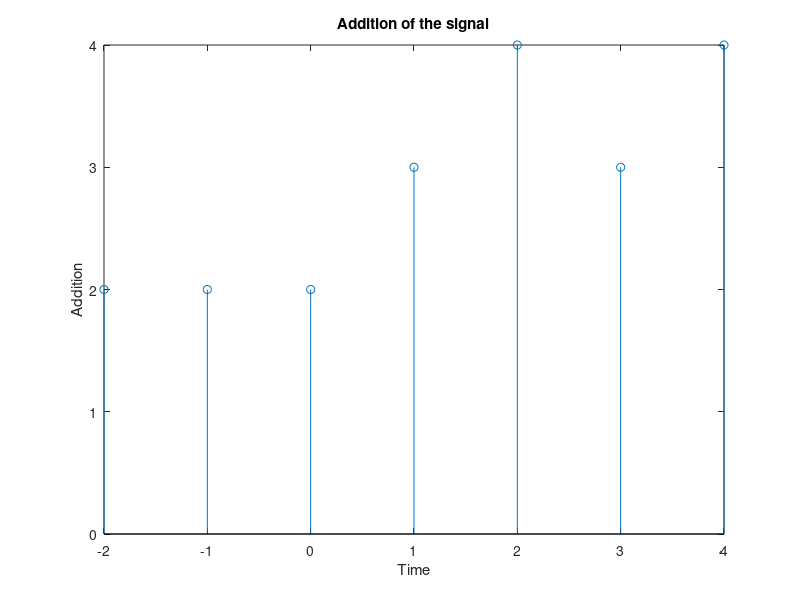

Write the MATLAB code that produced this figure.
%Addition of the Signal
%Matlab Code
n1 = 0:4;
x1 = [0 1 2 3 4];
n2 = -2:2;
x2 = [2 2 2 2 2];
n = min(min(n1),min(n2)):max(max(n1),max(n2)); % duration of y(n) %MIN    Smallest component %MAX    Largest component
y1 = zeros(1,length(n)); y2 = y1;              % initialization %ZEROS  Zeros array %LENGTH   Length of vector.
y1((n>=min(n1))&(n<=max(n1))==1)=x1;     % x1 with duration of y
y2((n>=min(n2))&(n<=max(n2))==1)=x2;     % x2 with duration of y
y = y1+y2;% sequence addition
stem(n,y)
xlabel('Time');
ylabel('Addition');
title('Addition of the signal');

